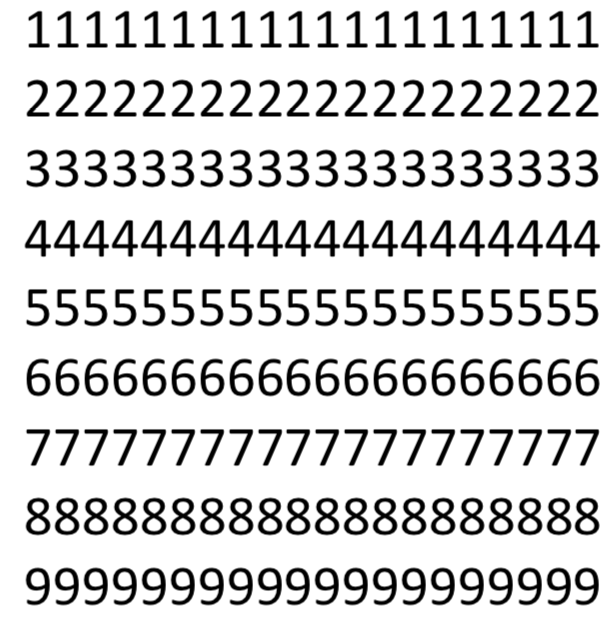
#> input picture Images/train.png, 610 x 619 px, found by its file name
$ python digitrecognition.py   (older library calls are emulated)
#> lines starting #> are read from the running program, lines starting #| are printed output that depends on the picture; after the words box and inside, x2 and y2 are one past the last pixel; in counts of white or black regions, pixels touching at a corner belong together
import sys

import numpy as np
import cv2


def get_contour_precedence(contour, cols):
    tolerance_factor = 10
    origin = cv2.boundingRect(contour)
    return ((origin[1] // tolerance_factor) * tolerance_factor) * cols + origin[0]


im = cv2.imread('./train.png')
#> im is the input picture: shape (619, 610, 3); min 0, max 255, mean 213.6
im3 = im.copy()

gray = cv2.cvtColor(im,cv2.COLOR_BGR2GRAY)
blur = cv2.GaussianBlur(gray,(5,5),0)
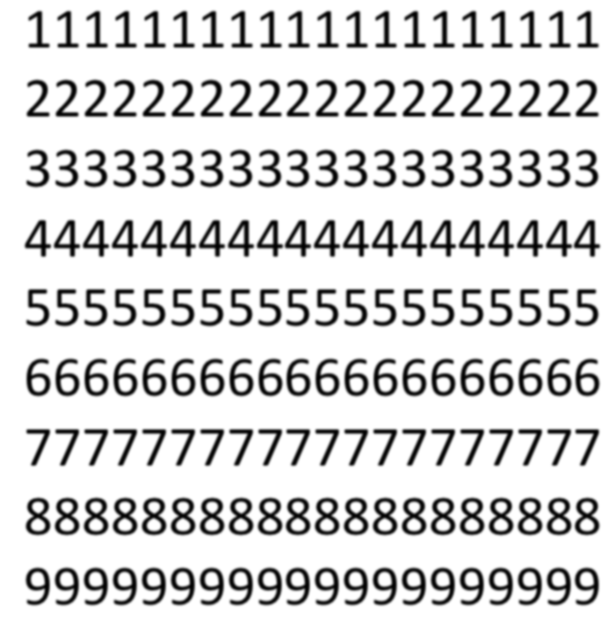
#> blur: shape (619, 610); min 1, max 255, mean 213.6
thresh = cv2.adaptiveThreshold(blur,255,1,1,11,2)
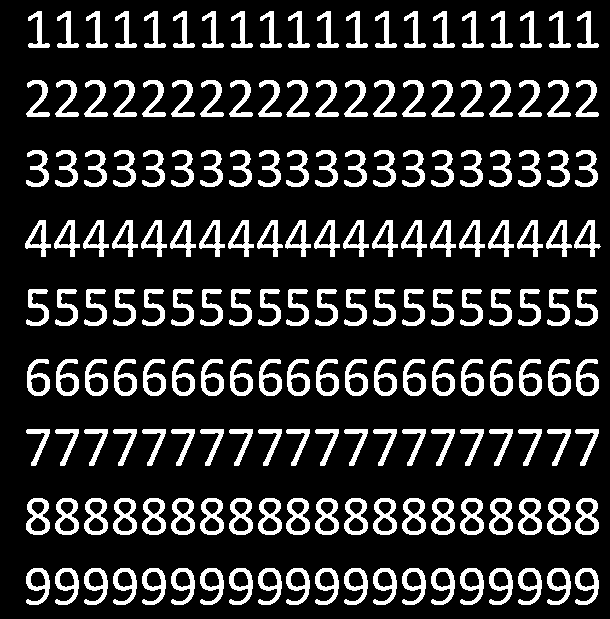
#> thresh: shape (619, 610); 17.3% white; 180 white regions

#################      Now finding Contours         ###################

#contours,hierarchy = cv2.findContours(thresh,cv2.RETR_LIST,cv2.CHAIN_APPROX_SIMPLE)
image, contours, _ = cv2.findContours(thresh, cv2.RETR_LIST, cv2.CHAIN_APPROX_SIMPLE)
#> contours = 280 contours; largest, box (x1, y1, x2, y2) and area: (26, 498, 50, 535) 649, (575, 498, 599, 535) 648, (547, 498, 571, 535) 648, (518, 498, 542, 535) 648, (489, 498, 513, 535) 648

samples =  np.empty((0,100))
responses = []
keys = [i for i in range(48,58)]
contours.sort(key=lambda x:get_contour_precedence(x, image.shape[1]))
for cnt in contours:
    if cv2.contourArea(cnt)>50:
        [x,y,w,h] = cv2.boundingRect(cnt)

        if  h>28:
            cv2.rectangle(im,(x,y),(x+w,y+h),(0,0,255),2)
            roi = thresh[y:y+h,x:x+w]
            roismall = cv2.resize(roi,(10,10))
            cv2.imshow('norm',im)
            # [6 lines of commented-out code are left out]
            sample = roismall.reshape((1,100))
            samples = np.append(samples,sample,0)
#> this loop made 280 passes
#> (x, y, w, h) on passes 1 to 12: (28, 11, 22, 37), (57, 11, 22, 37), (86, 11, 22, 37), (115, 11, 22, 37), (144, 11, 22, 37), (173, 11, 22, 37), (202, 11, 22, 37), (231, 11, 22, 37), (260, 11, 22, 37), (288, 11, 22, 37), (317, 11, 22, 37), (346, 11, 22, 37)
#> pass 1, `roi = thresh[y:y+h,x:x+w]`:
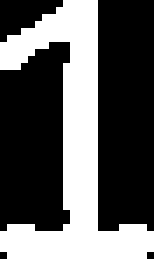
#> roi: shape (37, 22) (shown 7 times larger); 36.2% white; 1 white region, box (x1, y1, x2, y2) and area: (0, 0, 22, 37) 295
#> pass 2, `cv2.imshow('norm',im)`:
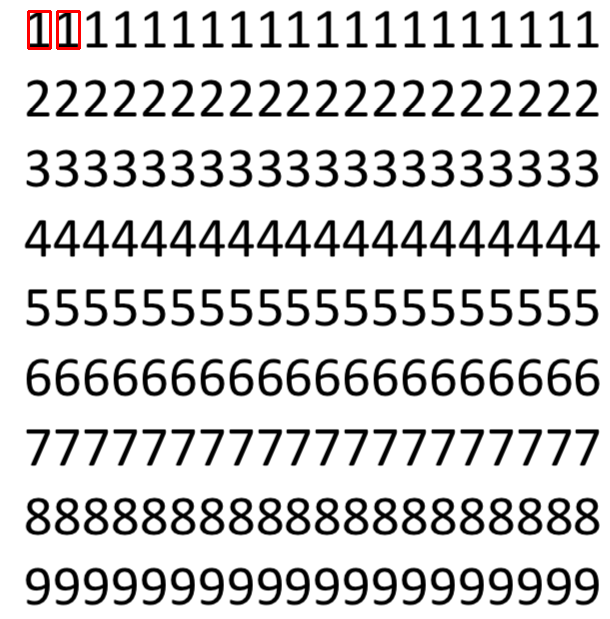
#> window 'norm': shape (619, 610, 3); mean B, G, R 213.1, 213.1, 213.6
#> after the loop:
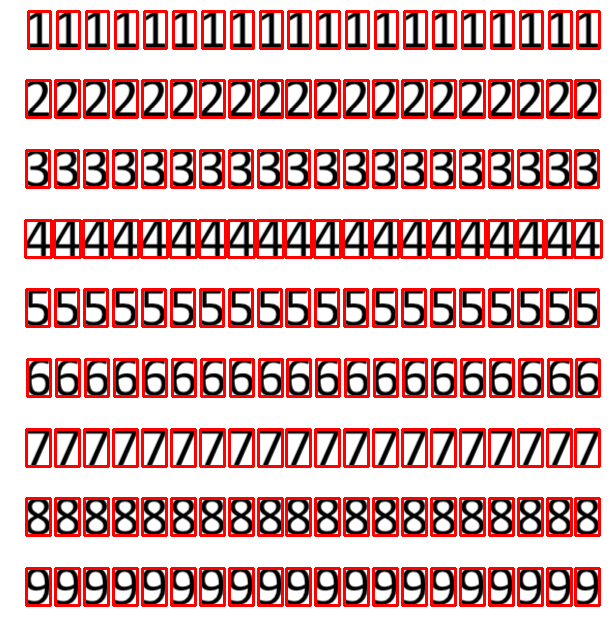
#> im: shape (619, 610, 3); 17.14% of pixels changed, all inside (x1, y1, x2, y2) = (24, 10, 603, 607)
#> after the loop:
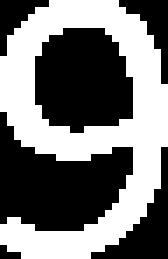
#> roi: shape (37, 24) (shown 7 times larger); 46.3% white; 1 white region, box (x1, y1, x2, y2) and area: (0, 0, 24, 37) 411
#> after the loop:
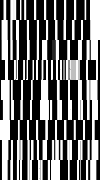
#> samples: shape (180, 100) float64; min 0, max 255, mean 103.4

#responses = np.array(responses,np.float32)
#responses = responses.reshape((responses.size,1))
print ("training complete")

np.savetxt('generalsamples.data',samples)
#np.savetxt('generalresponses.data',responses)

$ run again, with Images/sudokuhard.png copied over Images/train.png
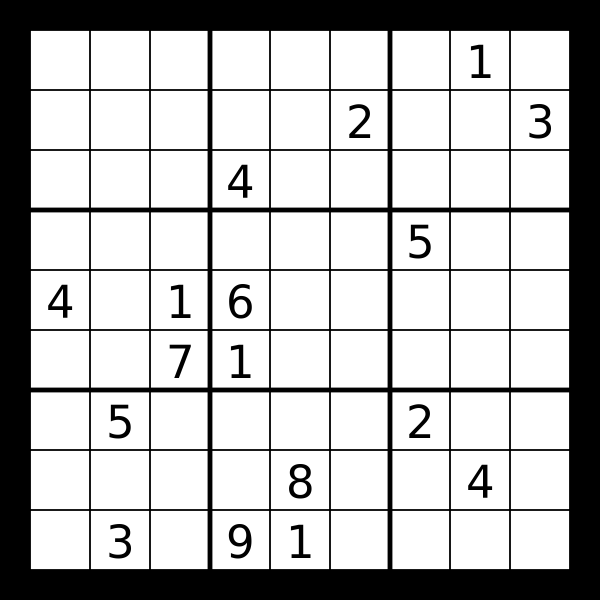
#> input picture Images/sudokuhard.png, 1200 x 1200 px, found by its file name (shown at 1/2 size)
#> im is the input picture: shape (1200, 1200, 3); min 0, max 255, mean 186.4
#> `thresh = cv2.adaptiveThreshold(blur,255,1,1,11,2)`:
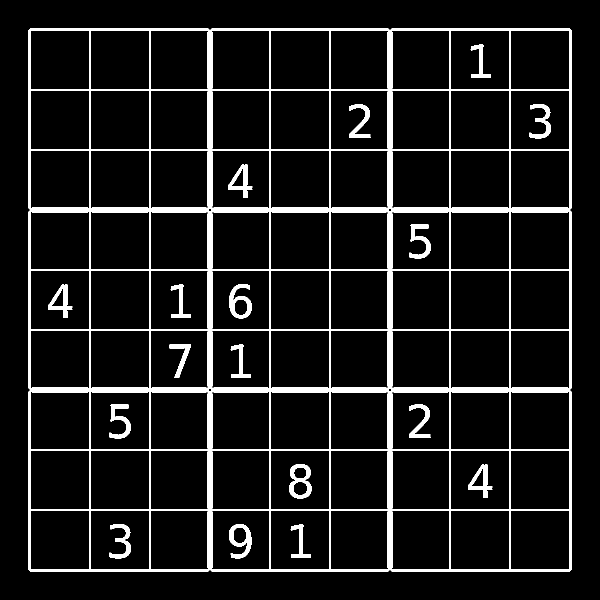
#> thresh: shape (1200, 1200) (shown at 1/2 size); 9.5% white; 18 white regions
#> contours = 115 contours, 5 with area under 20; largest, box (x1, y1, x2, y2) and area: (56, 56, 1144, 1144) 1181095, (1021, 1021, 1140, 1140) 13694, (60, 1021, 179, 1140) 13694, (1021, 60, 1140, 179) 13694, (60, 60, 179, 179) 13694
#> the loop `for cnt in contours:` made 115 passes
#> (x, y, w, h) on passes 1 to 8: (56, 56, 1088, 1088), (60, 60, 119, 119), (181, 60, 118, 119), (301, 60, 116, 119), (423, 60, 116, 119), (541, 60, 118, 119), (661, 60, 116, 119), (783, 60, 116, 119)
#> after the loop `for cnt in contours:`:
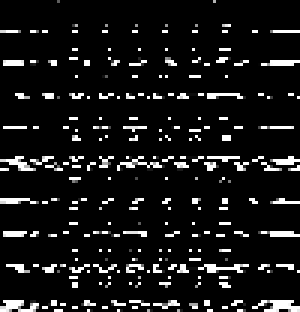
#> samples: shape (104, 100) float64 (shown 3 times larger); min 0, max 255, mean 23.8

$ run again, with Images/sudokur.png copied over Images/train.png
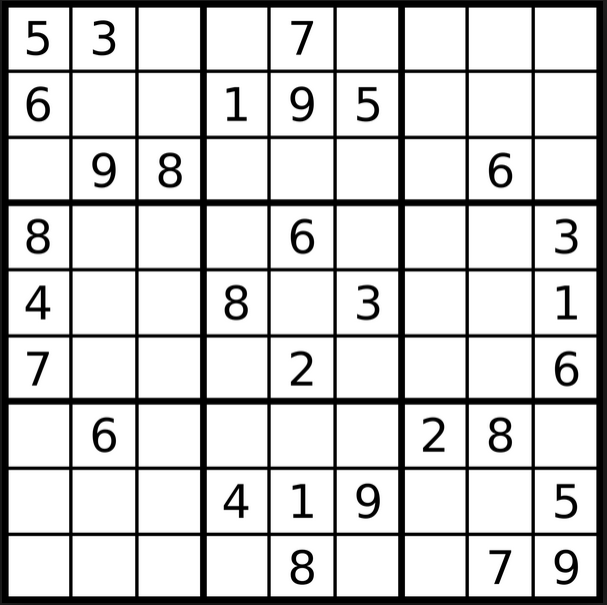
#> input picture Images/sudokur.png, 607 x 605 px, found by its file name
#> im is the input picture: shape (605, 607, 3); min 0, max 255, mean 207.2
#> `thresh = cv2.adaptiveThreshold(blur,255,1,1,11,2)`:
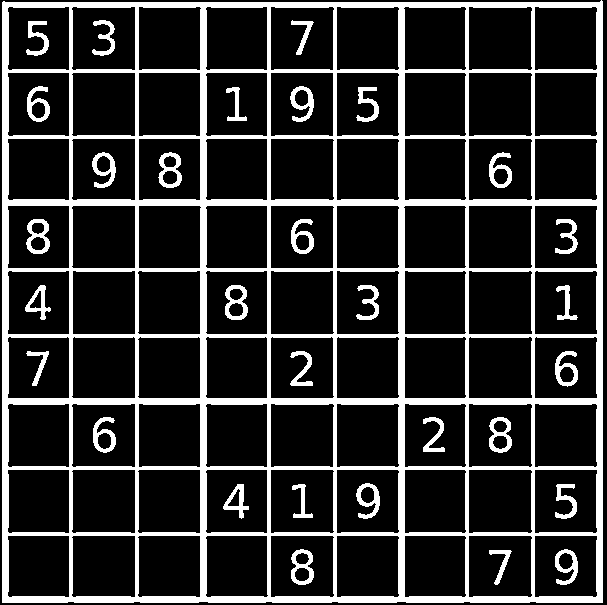
#> thresh: shape (605, 607); 18.7% white; 31 white regions
#> contours = 133 contours; largest, box (x1, y1, x2, y2) and area: (2, 0, 603, 603) 359952, (468, 72, 533, 137) 3982, (468, 469, 533, 534) 3979, (468, 270, 533, 335) 3978, (71, 469, 136, 534) 3978
#> the loop `for cnt in contours:` made 133 passes
#> (x, y, w, h) on passes 1 to 8: (2, 0, 601, 603), (7, 6, 63, 65), (71, 6, 65, 65), (138, 6, 64, 65), (205, 6, 63, 65), (270, 6, 65, 65), (336, 6, 64, 65), (403, 6, 64, 65)
#> after the loop `for cnt in contours:`:
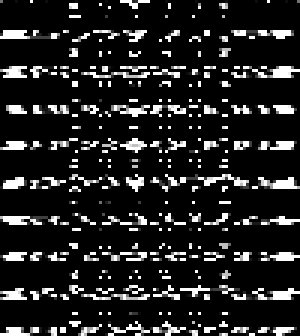
#> samples: shape (112, 100) float64 (shown 3 times larger); min 0, max 255, mean 35.9

$ run again, with Images/sudokuuuu.png copied over Images/train.png
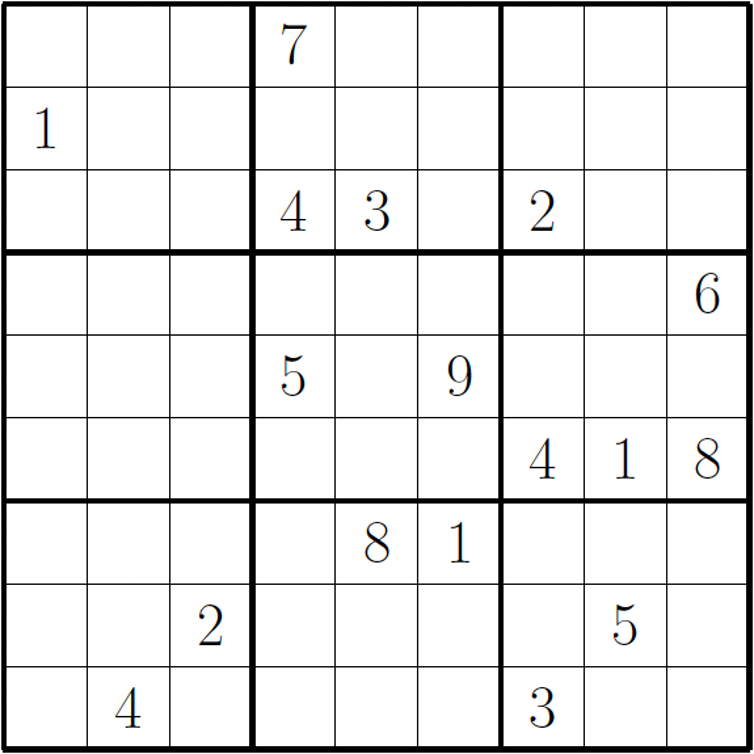
#> input picture Images/sudokuuuu.png, 754 x 754 px, found by its file name
#> im is the input picture: shape (754, 754, 3); mean B, G, R 232.4, 232.4, 232.4
#> thresh: shape (754, 754); 11.8% white; 18 white regions
#> contours = 106 contours; largest, box (x1, y1, x2, y2) and area: (2, 1, 753, 753) 561002, (584, 584, 667, 667) 6416, (87, 584, 170, 667) 6416, (584, 87, 667, 170) 6416, (87, 87, 170, 170) 6416
#> the loop `for cnt in contours:` made 106 passes
#> (x, y, w, h) on passes 1 to 8: (2, 1, 751, 752), (5, 5, 82, 82), (87, 5, 83, 82), (170, 5, 81, 82), (254, 5, 81, 82), (335, 5, 83, 82), (418, 5, 82, 82), (502, 5, 82, 82)
#> after the loop `for cnt in contours:`:
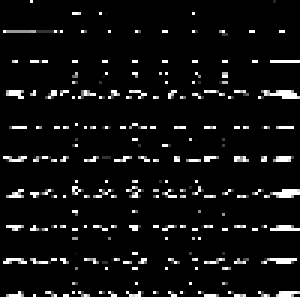
#> samples: shape (99, 100) float64 (shown 3 times larger); min 0, max 255, mean 15.9
